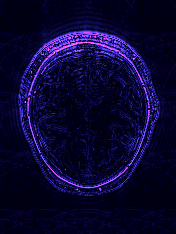
#> input picture results/RUnet_Full_Dataset_GradientLoss_Real/frames/echo_1/err_in/frame_0024.png, 176 x 234 px; its folder holds only this picture in this run
$ python visualization.py
#> lines starting #> are read from the running program, lines starting #| are printed output that depends on the picture
import os
from PIL import Image, ImageChops
import numpy as np
import imageio
from tqdm import tqdm
from PIL import Image, ImageChops
import subprocess
import re
import matplotlib.pyplot as plt
from skimage.metrics import peak_signal_noise_ratio as compare_psnr
from scipy.io import savemat
from datetime import datetime
import glob


def save_colorbar(filename='colorbar.png', vmin=0, vmax=255, cmap='magma'):
    fig, ax = plt.subplots(figsize=(1.0, 4))  # (width, height) in inches
    fig.subplots_adjust(left=0.5, right=0.8)
    norm = plt.Normalize(vmin=vmin, vmax=vmax)
    cbar = plt.colorbar(
        plt.cm.ScalarMappable(norm=norm, cmap=cmap),
        cax=ax
    )
    cbar.set_label("Absolute Pixel Error", rotation=90)
    plt.savefig(filename, dpi=150, bbox_inches='tight')
    plt.close()

# save_colorbar("./results/colorbar.png", vmin=0, vmax=255)

def get_psnr():
    path_a = "/project/cigserver5/export1/shirin/qmri/results/one/one.png"
    path_b = "/project/cigserver5/export1/shirin/qmri/results/two/two.png"

    img1 = Image.open(path_a).convert('L')
    img2 = Image.open(path_b).convert('L')
    arr1 = np.transpose(np.array(img1.transpose(Image.ROTATE_180)), (1,0))
    arr2 = np.array(img2)
    psnr = compare_psnr(arr1, arr2, data_range=255.0)

    diff = np.abs(arr1.astype(np.int16) - arr2.astype(np.int16)).astype(np.uint8) / 255.0
    colormap = plt.get_cmap('magma')
    rgba_img = colormap(diff)
    diff_img = (rgba_img[:, :, :3] * 255).astype(np.uint8)
    rgb = Image.fromarray(diff_img)
    rgb.save("./results/diff_image.png")
    print(psnr)

def video(model, echo, subdir):
#> called with model = 'UNet_S_Sim', echo = 'echo_1', subdir = 'err_in'
    now = datetime.now()
    # name_folder = str(now.strftime("%d-%b-%Y-%H-%M-%S"))
    path = f"/export1/project/mingi/qmri/results/Full/{model}/{echo}/{subdir}"
    if not os.path.exists(path):
        print(f"Path {path} does not exist. Skipping video generation.")

    output_dir = f'/export1/project/mingi/qmri/results/Full/{model}/output_videos/{echo}/'
    temp_dir = f'/export1/project/mingi/qmri/results/Full/{model}/frames/{echo}/{subdir}'

    os.makedirs(temp_dir, exist_ok=True)
    os.makedirs(output_dir, exist_ok=True)
    fps = 10

    filenames = glob.glob(os.path.join(path, '**', '*.png'), recursive=True)
    print(filenames)
    for i, f in enumerate(tqdm(filenames, total=len(filenames))):
        img1 = Image.open(os.path.join(path, f))
#> img1 is the input picture: PIL image 176x234 RGB; mean R, G, B 10.5, 6.5, 49.3

        if "err" in path:
            img_array = np.array(img1).astype(np.float32)
            scaled_array = img_array * 5  # for example
            scaled_array = np.clip(scaled_array, 0, 255).astype(np.uint8)
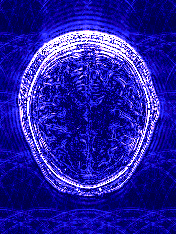
#> scaled_array: shape (234, 176, 3); mean R, G, B 34.6, 28.5, 164
            img1 = Image.fromarray(scaled_array)

        if img1.mode == 'L':
            rgb = Image.merge('RGB', (img1, img1, img1))
        else:
            rgb = img1

        rgb.save(os.path.join(temp_dir, f"frame_{i:04d}.png"))

    output_video_path = os.path.join(output_dir, f'{subdir}.mp4')
    ffmpeg_cmd = [
        'ffmpeg',
        '-y',  # overwrite without asking
        '-framerate', str(fps),
        '-i', os.path.join(temp_dir, 'frame_%04d.png'),
        '-c:v', 'mpeg4',
        '-pix_fmt', 'yuv420p',
        output_video_path
    ]
    print("🛠️ Running ffmpeg...")
    subprocess.run(ffmpeg_cmd, check=True)
#> (this line was passed over: subprocess is not available in this run)
    print("✅ Video created:", output_video_path)


if __name__ == "__main__":
    # Video generation
    models = ["UNet_S_Sim", "AttentionUNet_S_Sim", "SPNet_S_Sim"]
    echos = ["echo_1", "echo_2"]
    subdir = ["err_in", "err_out", "gt", "in", "out"]

    for model in models:
        for echo in echos:
            for sub in subdir:
                print(f"Generating video for {model} - {echo} - {sub}")
#> (the run stopped early here; a loop or call above may not have finished)
